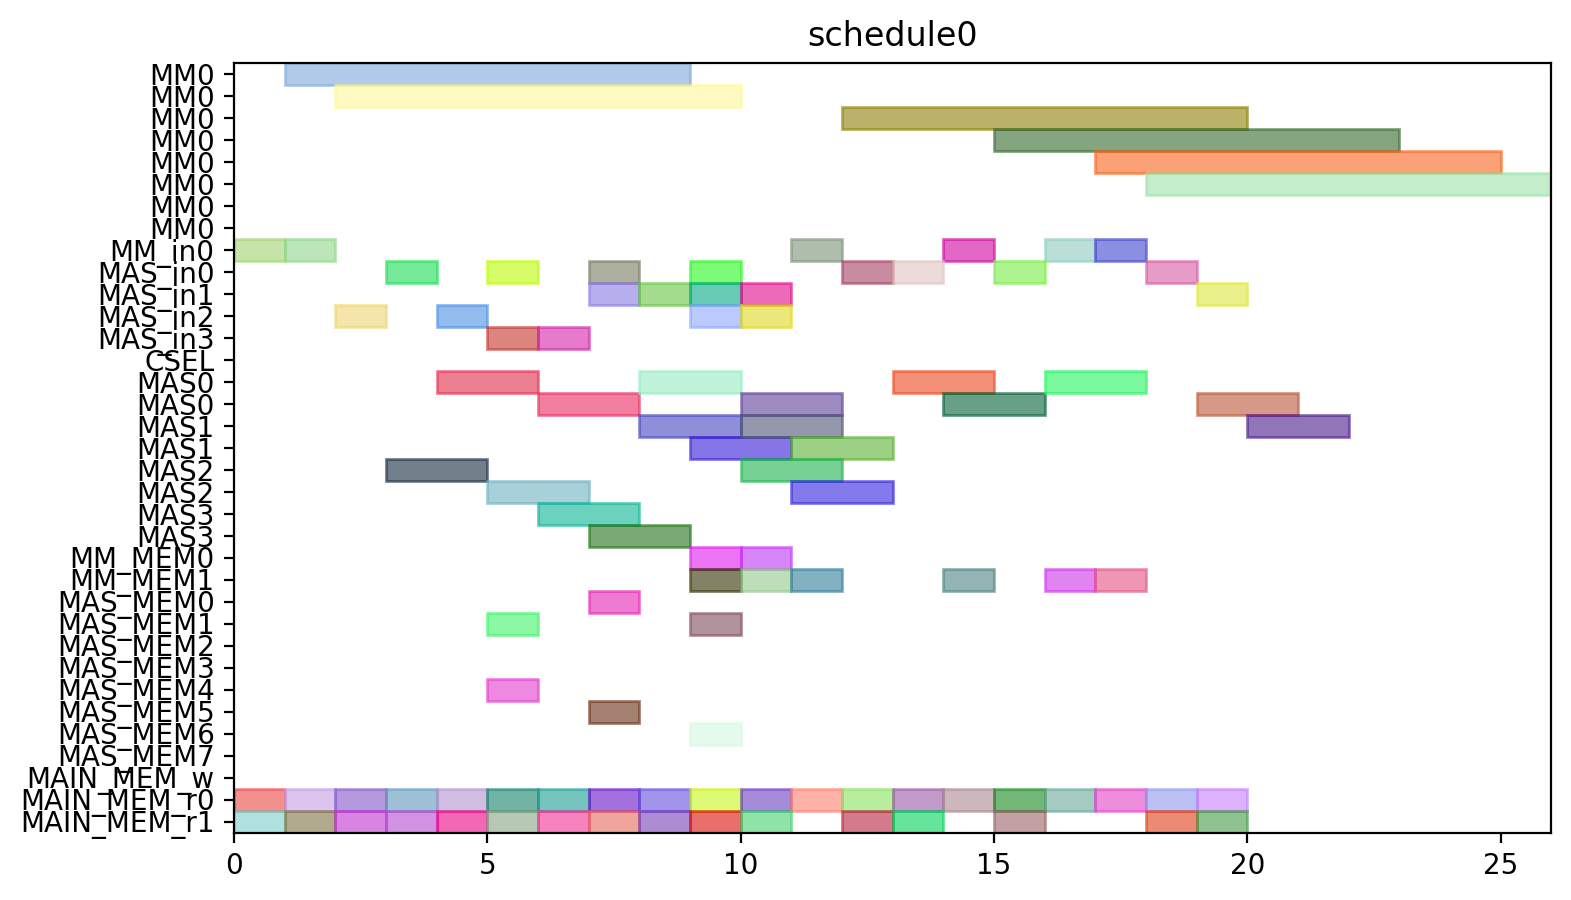

Python code for this plot:
from pyschedule import Scenario, solvers, plotters, alt


def solve():
	horizon = 120
	S = Scenario("schedule0", horizon=horizon)

	# resource
	MM = S.Resources('MM', num=1, size=8)
	MM_in = S.Resources('MM_in', num=1)
	MAS_in = S.Resources('MAS_in', num=4)
	CSEL = S.Resource('CSEL')
	MAS = S.Resources('MAS', num=4, size=2, periods=range(1, horizon))
	MM_MEM = S.Resources('MM_MEM', num=2)
	MAS_MEM = S.Resources('MAS_MEM', num=8)
	MAIN_MEM_w = S.Resource('MAIN_MEM_w', size=1)
	MAIN_MEM_r = S.Resources('MAIN_MEM_r', num=2)

	# result of previous scheduling

	# new tasks
	c_qinv_denom_inv0 = S.Task('c_qinv_denom_inv0', length=8, delay_cost=1)
	c_qinv_denom_inv0 += alt(MM)
	c_qinv_denom_inv0_in = S.Task('c_qinv_denom_inv0_in', length=1, delay_cost=1)
	c_qinv_denom_inv0_in += alt(MM_in)
	S += c_qinv_denom_inv0_in*MM_in[0]<=c_qinv_denom_inv0*MM[0]
	c_qinv_denom_inv0_mem0 = S.Task('c_qinv_denom_inv0_mem0', length=1, delay_cost=1)
	c_qinv_denom_inv0_mem0 += MAIN_MEM_r[0]
	S += c_qinv_denom_inv0_mem0 <= c_qinv_denom_inv0

	c_qinv_denom_inv0_mem1 = S.Task('c_qinv_denom_inv0_mem1', length=1, delay_cost=1)
	c_qinv_denom_inv0_mem1 += MAIN_MEM_r[1]
	S += c_qinv_denom_inv0_mem1 <= c_qinv_denom_inv0

	c_qinv_denom_inv1_ = S.Task('c_qinv_denom_inv1_', length=8, delay_cost=1)
	c_qinv_denom_inv1_ += alt(MM)
	c_qinv_denom_inv1__in = S.Task('c_qinv_denom_inv1__in', length=1, delay_cost=1)
	c_qinv_denom_inv1__in += alt(MM_in)
	S += c_qinv_denom_inv1__in*MM_in[0]<=c_qinv_denom_inv1_*MM[0]
	c_qinv_denom_inv1__mem0 = S.Task('c_qinv_denom_inv1__mem0', length=1, delay_cost=1)
	c_qinv_denom_inv1__mem0 += MAIN_MEM_r[0]
	S += c_qinv_denom_inv1__mem0 <= c_qinv_denom_inv1_

	c_qinv_denom_inv1__mem1 = S.Task('c_qinv_denom_inv1__mem1', length=1, delay_cost=1)
	c_qinv_denom_inv1__mem1 += MAIN_MEM_r[1]
	S += c_qinv_denom_inv1__mem1 <= c_qinv_denom_inv1_

	c_qinv0_t2 = S.Task('c_qinv0_t2', length=2, delay_cost=1)
	c_qinv0_t2 += alt(MAS)
	c_qinv0_t2_in = S.Task('c_qinv0_t2_in', length=1, delay_cost=1)
	c_qinv0_t2_in += alt(MAS_in)
	S += c_qinv0_t2_in*MAS_in[0]<=c_qinv0_t2*MAS[0]

	S += c_qinv0_t2_in*MAS_in[1]<=c_qinv0_t2*MAS[1]

	S += c_qinv0_t2_in*MAS_in[2]<=c_qinv0_t2*MAS[2]

	S += c_qinv0_t2_in*MAS_in[3]<=c_qinv0_t2*MAS[3]

	c_qinv0_t2_mem0 = S.Task('c_qinv0_t2_mem0', length=1, delay_cost=1)
	c_qinv0_t2_mem0 += MAIN_MEM_r[0]
	S += c_qinv0_t2_mem0 <= c_qinv0_t2

	c_qinv0_t2_mem1 = S.Task('c_qinv0_t2_mem1', length=1, delay_cost=1)
	c_qinv0_t2_mem1 += MAIN_MEM_r[1]
	S += c_qinv0_t2_mem1 <= c_qinv0_t2

	c_qinv1__t2 = S.Task('c_qinv1__t2', length=2, delay_cost=1)
	c_qinv1__t2 += alt(MAS)
	c_qinv1__t2_in = S.Task('c_qinv1__t2_in', length=1, delay_cost=1)
	c_qinv1__t2_in += alt(MAS_in)
	S += c_qinv1__t2_in*MAS_in[0]<=c_qinv1__t2*MAS[0]

	S += c_qinv1__t2_in*MAS_in[1]<=c_qinv1__t2*MAS[1]

	S += c_qinv1__t2_in*MAS_in[2]<=c_qinv1__t2*MAS[2]

	S += c_qinv1__t2_in*MAS_in[3]<=c_qinv1__t2*MAS[3]

	c_qinv1__t2_mem0 = S.Task('c_qinv1__t2_mem0', length=1, delay_cost=1)
	c_qinv1__t2_mem0 += MAIN_MEM_r[0]
	S += c_qinv1__t2_mem0 <= c_qinv1__t2

	c_qinv1__t2_mem1 = S.Task('c_qinv1__t2_mem1', length=1, delay_cost=1)
	c_qinv1__t2_mem1 += MAIN_MEM_r[1]
	S += c_qinv1__t2_mem1 <= c_qinv1__t2

	c0_t0_t2 = S.Task('c0_t0_t2', length=2, delay_cost=1)
	c0_t0_t2 += alt(MAS)
	c0_t0_t2_in = S.Task('c0_t0_t2_in', length=1, delay_cost=1)
	c0_t0_t2_in += alt(MAS_in)
	S += c0_t0_t2_in*MAS_in[0]<=c0_t0_t2*MAS[0]

	S += c0_t0_t2_in*MAS_in[1]<=c0_t0_t2*MAS[1]

	S += c0_t0_t2_in*MAS_in[2]<=c0_t0_t2*MAS[2]

	S += c0_t0_t2_in*MAS_in[3]<=c0_t0_t2*MAS[3]

	c0_t0_t2_mem0 = S.Task('c0_t0_t2_mem0', length=1, delay_cost=1)
	c0_t0_t2_mem0 += MAIN_MEM_r[0]
	S += c0_t0_t2_mem0 <= c0_t0_t2

	c0_t0_t2_mem1 = S.Task('c0_t0_t2_mem1', length=1, delay_cost=1)
	c0_t0_t2_mem1 += MAIN_MEM_r[1]
	S += c0_t0_t2_mem1 <= c0_t0_t2

	c0_t1_t2 = S.Task('c0_t1_t2', length=2, delay_cost=1)
	c0_t1_t2 += alt(MAS)
	c0_t1_t2_in = S.Task('c0_t1_t2_in', length=1, delay_cost=1)
	c0_t1_t2_in += alt(MAS_in)
	S += c0_t1_t2_in*MAS_in[0]<=c0_t1_t2*MAS[0]

	S += c0_t1_t2_in*MAS_in[1]<=c0_t1_t2*MAS[1]

	S += c0_t1_t2_in*MAS_in[2]<=c0_t1_t2*MAS[2]

	S += c0_t1_t2_in*MAS_in[3]<=c0_t1_t2*MAS[3]

	c0_t1_t2_mem0 = S.Task('c0_t1_t2_mem0', length=1, delay_cost=1)
	c0_t1_t2_mem0 += MAIN_MEM_r[0]
	S += c0_t1_t2_mem0 <= c0_t1_t2

	c0_t1_t2_mem1 = S.Task('c0_t1_t2_mem1', length=1, delay_cost=1)
	c0_t1_t2_mem1 += MAIN_MEM_r[1]
	S += c0_t1_t2_mem1 <= c0_t1_t2

	c0_t20 = S.Task('c0_t20', length=2, delay_cost=1)
	c0_t20 += alt(MAS)
	c0_t20_in = S.Task('c0_t20_in', length=1, delay_cost=1)
	c0_t20_in += alt(MAS_in)
	S += c0_t20_in*MAS_in[0]<=c0_t20*MAS[0]

	S += c0_t20_in*MAS_in[1]<=c0_t20*MAS[1]

	S += c0_t20_in*MAS_in[2]<=c0_t20*MAS[2]

	S += c0_t20_in*MAS_in[3]<=c0_t20*MAS[3]

	c0_t20_mem0 = S.Task('c0_t20_mem0', length=1, delay_cost=1)
	c0_t20_mem0 += MAIN_MEM_r[0]
	S += c0_t20_mem0 <= c0_t20

	c0_t20_mem1 = S.Task('c0_t20_mem1', length=1, delay_cost=1)
	c0_t20_mem1 += MAIN_MEM_r[1]
	S += c0_t20_mem1 <= c0_t20

	c0_t21 = S.Task('c0_t21', length=2, delay_cost=1)
	c0_t21 += alt(MAS)
	c0_t21_in = S.Task('c0_t21_in', length=1, delay_cost=1)
	c0_t21_in += alt(MAS_in)
	S += c0_t21_in*MAS_in[0]<=c0_t21*MAS[0]

	S += c0_t21_in*MAS_in[1]<=c0_t21*MAS[1]

	S += c0_t21_in*MAS_in[2]<=c0_t21*MAS[2]

	S += c0_t21_in*MAS_in[3]<=c0_t21*MAS[3]

	c0_t21_mem0 = S.Task('c0_t21_mem0', length=1, delay_cost=1)
	c0_t21_mem0 += MAIN_MEM_r[0]
	S += c0_t21_mem0 <= c0_t21

	c0_t21_mem1 = S.Task('c0_t21_mem1', length=1, delay_cost=1)
	c0_t21_mem1 += MAIN_MEM_r[1]
	S += c0_t21_mem1 <= c0_t21

	c1_t0_t2 = S.Task('c1_t0_t2', length=2, delay_cost=1)
	c1_t0_t2 += alt(MAS)
	c1_t0_t2_in = S.Task('c1_t0_t2_in', length=1, delay_cost=1)
	c1_t0_t2_in += alt(MAS_in)
	S += c1_t0_t2_in*MAS_in[0]<=c1_t0_t2*MAS[0]

	S += c1_t0_t2_in*MAS_in[1]<=c1_t0_t2*MAS[1]

	S += c1_t0_t2_in*MAS_in[2]<=c1_t0_t2*MAS[2]

	S += c1_t0_t2_in*MAS_in[3]<=c1_t0_t2*MAS[3]

	c1_t0_t2_mem0 = S.Task('c1_t0_t2_mem0', length=1, delay_cost=1)
	c1_t0_t2_mem0 += MAIN_MEM_r[0]
	S += c1_t0_t2_mem0 <= c1_t0_t2

	c1_t0_t2_mem1 = S.Task('c1_t0_t2_mem1', length=1, delay_cost=1)
	c1_t0_t2_mem1 += MAIN_MEM_r[1]
	S += c1_t0_t2_mem1 <= c1_t0_t2

	c1_t1_t2 = S.Task('c1_t1_t2', length=2, delay_cost=1)
	c1_t1_t2 += alt(MAS)
	c1_t1_t2_in = S.Task('c1_t1_t2_in', length=1, delay_cost=1)
	c1_t1_t2_in += alt(MAS_in)
	S += c1_t1_t2_in*MAS_in[0]<=c1_t1_t2*MAS[0]

	S += c1_t1_t2_in*MAS_in[1]<=c1_t1_t2*MAS[1]

	S += c1_t1_t2_in*MAS_in[2]<=c1_t1_t2*MAS[2]

	S += c1_t1_t2_in*MAS_in[3]<=c1_t1_t2*MAS[3]

	c1_t1_t2_mem0 = S.Task('c1_t1_t2_mem0', length=1, delay_cost=1)
	c1_t1_t2_mem0 += MAIN_MEM_r[0]
	S += c1_t1_t2_mem0 <= c1_t1_t2

	c1_t1_t2_mem1 = S.Task('c1_t1_t2_mem1', length=1, delay_cost=1)
	c1_t1_t2_mem1 += MAIN_MEM_r[1]
	S += c1_t1_t2_mem1 <= c1_t1_t2

	c1_t20 = S.Task('c1_t20', length=2, delay_cost=1)
	c1_t20 += alt(MAS)
	c1_t20_in = S.Task('c1_t20_in', length=1, delay_cost=1)
	c1_t20_in += alt(MAS_in)
	S += c1_t20_in*MAS_in[0]<=c1_t20*MAS[0]

	S += c1_t20_in*MAS_in[1]<=c1_t20*MAS[1]

	S += c1_t20_in*MAS_in[2]<=c1_t20*MAS[2]

	S += c1_t20_in*MAS_in[3]<=c1_t20*MAS[3]

	c1_t20_mem0 = S.Task('c1_t20_mem0', length=1, delay_cost=1)
	c1_t20_mem0 += MAIN_MEM_r[0]
	S += c1_t20_mem0 <= c1_t20

	c1_t20_mem1 = S.Task('c1_t20_mem1', length=1, delay_cost=1)
	c1_t20_mem1 += MAIN_MEM_r[1]
	S += c1_t20_mem1 <= c1_t20

	c1_t21 = S.Task('c1_t21', length=2, delay_cost=1)
	c1_t21 += alt(MAS)
	c1_t21_in = S.Task('c1_t21_in', length=1, delay_cost=1)
	c1_t21_in += alt(MAS_in)
	S += c1_t21_in*MAS_in[0]<=c1_t21*MAS[0]

	S += c1_t21_in*MAS_in[1]<=c1_t21*MAS[1]

	S += c1_t21_in*MAS_in[2]<=c1_t21*MAS[2]

	S += c1_t21_in*MAS_in[3]<=c1_t21*MAS[3]

	c1_t21_mem0 = S.Task('c1_t21_mem0', length=1, delay_cost=1)
	c1_t21_mem0 += MAIN_MEM_r[0]
	S += c1_t21_mem0 <= c1_t21

	c1_t21_mem1 = S.Task('c1_t21_mem1', length=1, delay_cost=1)
	c1_t21_mem1 += MAIN_MEM_r[1]
	S += c1_t21_mem1 <= c1_t21

	c2_t0_t2 = S.Task('c2_t0_t2', length=2, delay_cost=1)
	c2_t0_t2 += alt(MAS)
	c2_t0_t2_in = S.Task('c2_t0_t2_in', length=1, delay_cost=1)
	c2_t0_t2_in += alt(MAS_in)
	S += c2_t0_t2_in*MAS_in[0]<=c2_t0_t2*MAS[0]

	S += c2_t0_t2_in*MAS_in[1]<=c2_t0_t2*MAS[1]

	S += c2_t0_t2_in*MAS_in[2]<=c2_t0_t2*MAS[2]

	S += c2_t0_t2_in*MAS_in[3]<=c2_t0_t2*MAS[3]

	c2_t0_t2_mem0 = S.Task('c2_t0_t2_mem0', length=1, delay_cost=1)
	c2_t0_t2_mem0 += MAIN_MEM_r[0]
	S += c2_t0_t2_mem0 <= c2_t0_t2

	c2_t0_t2_mem1 = S.Task('c2_t0_t2_mem1', length=1, delay_cost=1)
	c2_t0_t2_mem1 += MAIN_MEM_r[1]
	S += c2_t0_t2_mem1 <= c2_t0_t2

	c2_t1_t2 = S.Task('c2_t1_t2', length=2, delay_cost=1)
	c2_t1_t2 += alt(MAS)
	c2_t1_t2_in = S.Task('c2_t1_t2_in', length=1, delay_cost=1)
	c2_t1_t2_in += alt(MAS_in)
	S += c2_t1_t2_in*MAS_in[0]<=c2_t1_t2*MAS[0]

	S += c2_t1_t2_in*MAS_in[1]<=c2_t1_t2*MAS[1]

	S += c2_t1_t2_in*MAS_in[2]<=c2_t1_t2*MAS[2]

	S += c2_t1_t2_in*MAS_in[3]<=c2_t1_t2*MAS[3]

	c2_t1_t2_mem0 = S.Task('c2_t1_t2_mem0', length=1, delay_cost=1)
	c2_t1_t2_mem0 += MAIN_MEM_r[0]
	S += c2_t1_t2_mem0 <= c2_t1_t2

	c2_t1_t2_mem1 = S.Task('c2_t1_t2_mem1', length=1, delay_cost=1)
	c2_t1_t2_mem1 += MAIN_MEM_r[1]
	S += c2_t1_t2_mem1 <= c2_t1_t2

	c2_t20 = S.Task('c2_t20', length=2, delay_cost=1)
	c2_t20 += alt(MAS)
	c2_t20_in = S.Task('c2_t20_in', length=1, delay_cost=1)
	c2_t20_in += alt(MAS_in)
	S += c2_t20_in*MAS_in[0]<=c2_t20*MAS[0]

	S += c2_t20_in*MAS_in[1]<=c2_t20*MAS[1]

	S += c2_t20_in*MAS_in[2]<=c2_t20*MAS[2]

	S += c2_t20_in*MAS_in[3]<=c2_t20*MAS[3]

	c2_t20_mem0 = S.Task('c2_t20_mem0', length=1, delay_cost=1)
	c2_t20_mem0 += MAIN_MEM_r[0]
	S += c2_t20_mem0 <= c2_t20

	c2_t20_mem1 = S.Task('c2_t20_mem1', length=1, delay_cost=1)
	c2_t20_mem1 += MAIN_MEM_r[1]
	S += c2_t20_mem1 <= c2_t20

	c2_t21 = S.Task('c2_t21', length=2, delay_cost=1)
	c2_t21 += alt(MAS)
	c2_t21_in = S.Task('c2_t21_in', length=1, delay_cost=1)
	c2_t21_in += alt(MAS_in)
	S += c2_t21_in*MAS_in[0]<=c2_t21*MAS[0]

	S += c2_t21_in*MAS_in[1]<=c2_t21*MAS[1]

	S += c2_t21_in*MAS_in[2]<=c2_t21*MAS[2]

	S += c2_t21_in*MAS_in[3]<=c2_t21*MAS[3]

	c2_t21_mem0 = S.Task('c2_t21_mem0', length=1, delay_cost=1)
	c2_t21_mem0 += MAIN_MEM_r[0]
	S += c2_t21_mem0 <= c2_t21

	c2_t21_mem1 = S.Task('c2_t21_mem1', length=1, delay_cost=1)
	c2_t21_mem1 += MAIN_MEM_r[1]
	S += c2_t21_mem1 <= c2_t21

	c_qinv0_t0 = S.Task('c_qinv0_t0', length=8, delay_cost=1)
	c_qinv0_t0 += alt(MM)
	c_qinv0_t0_in = S.Task('c_qinv0_t0_in', length=1, delay_cost=1)
	c_qinv0_t0_in += alt(MM_in)
	S += c_qinv0_t0_in*MM_in[0]<=c_qinv0_t0*MM[0]
	c_qinv0_t0_mem0 = S.Task('c_qinv0_t0_mem0', length=1, delay_cost=1)
	c_qinv0_t0_mem0 += MAIN_MEM_r[0]
	S += c_qinv0_t0_mem0 <= c_qinv0_t0

	c_qinv0_t0_mem1 = S.Task('c_qinv0_t0_mem1', length=1, delay_cost=1)
	c_qinv0_t0_mem1 += alt(MM_MEM)
	S += (c_qinv_denom_inv0*MM[0])-1 < c_qinv0_t0_mem1*MM_MEM[1]
	S += c_qinv0_t0_mem1 <= c_qinv0_t0

	c_qinv0_t1 = S.Task('c_qinv0_t1', length=8, delay_cost=1)
	c_qinv0_t1 += alt(MM)
	c_qinv0_t1_in = S.Task('c_qinv0_t1_in', length=1, delay_cost=1)
	c_qinv0_t1_in += alt(MM_in)
	S += c_qinv0_t1_in*MM_in[0]<=c_qinv0_t1*MM[0]
	c_qinv0_t1_mem0 = S.Task('c_qinv0_t1_mem0', length=1, delay_cost=1)
	c_qinv0_t1_mem0 += MAIN_MEM_r[0]
	S += c_qinv0_t1_mem0 <= c_qinv0_t1

	c_qinv0_t1_mem1 = S.Task('c_qinv0_t1_mem1', length=1, delay_cost=1)
	c_qinv0_t1_mem1 += alt(MM_MEM)
	S += (c_qinv_denom_inv1_*MM[0])-1 < c_qinv0_t1_mem1*MM_MEM[1]
	S += c_qinv0_t1_mem1 <= c_qinv0_t1

	c_qinv0_t3 = S.Task('c_qinv0_t3', length=2, delay_cost=1)
	c_qinv0_t3 += alt(MAS)
	c_qinv0_t3_in = S.Task('c_qinv0_t3_in', length=1, delay_cost=1)
	c_qinv0_t3_in += alt(MAS_in)
	S += c_qinv0_t3_in*MAS_in[0]<=c_qinv0_t3*MAS[0]

	S += c_qinv0_t3_in*MAS_in[1]<=c_qinv0_t3*MAS[1]

	S += c_qinv0_t3_in*MAS_in[2]<=c_qinv0_t3*MAS[2]

	S += c_qinv0_t3_in*MAS_in[3]<=c_qinv0_t3*MAS[3]

	c_qinv0_t3_mem0 = S.Task('c_qinv0_t3_mem0', length=1, delay_cost=1)
	c_qinv0_t3_mem0 += alt(MM_MEM)
	S += (c_qinv_denom_inv0*MM[0])-1 < c_qinv0_t3_mem0*MM_MEM[0]
	S += c_qinv0_t3_mem0 <= c_qinv0_t3

	c_qinv0_t3_mem1 = S.Task('c_qinv0_t3_mem1', length=1, delay_cost=1)
	c_qinv0_t3_mem1 += alt(MM_MEM)
	S += (c_qinv_denom_inv1_*MM[0])-1 < c_qinv0_t3_mem1*MM_MEM[1]
	S += c_qinv0_t3_mem1 <= c_qinv0_t3

	c_qinv1__t0 = S.Task('c_qinv1__t0', length=8, delay_cost=1)
	c_qinv1__t0 += alt(MM)
	c_qinv1__t0_in = S.Task('c_qinv1__t0_in', length=1, delay_cost=1)
	c_qinv1__t0_in += alt(MM_in)
	S += c_qinv1__t0_in*MM_in[0]<=c_qinv1__t0*MM[0]
	c_qinv1__t0_mem0 = S.Task('c_qinv1__t0_mem0', length=1, delay_cost=1)
	c_qinv1__t0_mem0 += MAIN_MEM_r[0]
	S += c_qinv1__t0_mem0 <= c_qinv1__t0

	c_qinv1__t0_mem1 = S.Task('c_qinv1__t0_mem1', length=1, delay_cost=1)
	c_qinv1__t0_mem1 += alt(MM_MEM)
	S += (c_qinv_denom_inv0*MM[0])-1 < c_qinv1__t0_mem1*MM_MEM[1]
	S += c_qinv1__t0_mem1 <= c_qinv1__t0

	c_qinv1__t1 = S.Task('c_qinv1__t1', length=8, delay_cost=1)
	c_qinv1__t1 += alt(MM)
	c_qinv1__t1_in = S.Task('c_qinv1__t1_in', length=1, delay_cost=1)
	c_qinv1__t1_in += alt(MM_in)
	S += c_qinv1__t1_in*MM_in[0]<=c_qinv1__t1*MM[0]
	c_qinv1__t1_mem0 = S.Task('c_qinv1__t1_mem0', length=1, delay_cost=1)
	c_qinv1__t1_mem0 += MAIN_MEM_r[0]
	S += c_qinv1__t1_mem0 <= c_qinv1__t1

	c_qinv1__t1_mem1 = S.Task('c_qinv1__t1_mem1', length=1, delay_cost=1)
	c_qinv1__t1_mem1 += alt(MM_MEM)
	S += (c_qinv_denom_inv1_*MM[0])-1 < c_qinv1__t1_mem1*MM_MEM[1]
	S += c_qinv1__t1_mem1 <= c_qinv1__t1

	c_qinv1__t3 = S.Task('c_qinv1__t3', length=2, delay_cost=1)
	c_qinv1__t3 += alt(MAS)
	c_qinv1__t3_in = S.Task('c_qinv1__t3_in', length=1, delay_cost=1)
	c_qinv1__t3_in += alt(MAS_in)
	S += c_qinv1__t3_in*MAS_in[0]<=c_qinv1__t3*MAS[0]

	S += c_qinv1__t3_in*MAS_in[1]<=c_qinv1__t3*MAS[1]

	S += c_qinv1__t3_in*MAS_in[2]<=c_qinv1__t3*MAS[2]

	S += c_qinv1__t3_in*MAS_in[3]<=c_qinv1__t3*MAS[3]

	c_qinv1__t3_mem0 = S.Task('c_qinv1__t3_mem0', length=1, delay_cost=1)
	c_qinv1__t3_mem0 += alt(MM_MEM)
	S += (c_qinv_denom_inv0*MM[0])-1 < c_qinv1__t3_mem0*MM_MEM[0]
	S += c_qinv1__t3_mem0 <= c_qinv1__t3

	c_qinv1__t3_mem1 = S.Task('c_qinv1__t3_mem1', length=1, delay_cost=1)
	c_qinv1__t3_mem1 += alt(MM_MEM)
	S += (c_qinv_denom_inv1_*MM[0])-1 < c_qinv1__t3_mem1*MM_MEM[1]
	S += c_qinv1__t3_mem1 <= c_qinv1__t3

	c0_t4_t2 = S.Task('c0_t4_t2', length=2, delay_cost=1)
	c0_t4_t2 += alt(MAS)
	c0_t4_t2_in = S.Task('c0_t4_t2_in', length=1, delay_cost=1)
	c0_t4_t2_in += alt(MAS_in)
	S += c0_t4_t2_in*MAS_in[0]<=c0_t4_t2*MAS[0]

	S += c0_t4_t2_in*MAS_in[1]<=c0_t4_t2*MAS[1]

	S += c0_t4_t2_in*MAS_in[2]<=c0_t4_t2*MAS[2]

	S += c0_t4_t2_in*MAS_in[3]<=c0_t4_t2*MAS[3]

	c0_t4_t2_mem0 = S.Task('c0_t4_t2_mem0', length=1, delay_cost=1)
	c0_t4_t2_mem0 += alt(MAS_MEM)
	S += (c0_t20*MAS[0])-1 < c0_t4_t2_mem0*MAS_MEM[0]
	S += (c0_t20*MAS[1])-1 < c0_t4_t2_mem0*MAS_MEM[2]
	S += (c0_t20*MAS[2])-1 < c0_t4_t2_mem0*MAS_MEM[4]
	S += (c0_t20*MAS[3])-1 < c0_t4_t2_mem0*MAS_MEM[6]
	S += c0_t4_t2_mem0 <= c0_t4_t2

	c0_t4_t2_mem1 = S.Task('c0_t4_t2_mem1', length=1, delay_cost=1)
	c0_t4_t2_mem1 += alt(MAS_MEM)
	S += (c0_t21*MAS[0])-1 < c0_t4_t2_mem1*MAS_MEM[1]
	S += (c0_t21*MAS[1])-1 < c0_t4_t2_mem1*MAS_MEM[3]
	S += (c0_t21*MAS[2])-1 < c0_t4_t2_mem1*MAS_MEM[5]
	S += (c0_t21*MAS[3])-1 < c0_t4_t2_mem1*MAS_MEM[7]
	S += c0_t4_t2_mem1 <= c0_t4_t2

	c1_t4_t2 = S.Task('c1_t4_t2', length=2, delay_cost=1)
	c1_t4_t2 += alt(MAS)
	c1_t4_t2_in = S.Task('c1_t4_t2_in', length=1, delay_cost=1)
	c1_t4_t2_in += alt(MAS_in)
	S += c1_t4_t2_in*MAS_in[0]<=c1_t4_t2*MAS[0]

	S += c1_t4_t2_in*MAS_in[1]<=c1_t4_t2*MAS[1]

	S += c1_t4_t2_in*MAS_in[2]<=c1_t4_t2*MAS[2]

	S += c1_t4_t2_in*MAS_in[3]<=c1_t4_t2*MAS[3]

	c1_t4_t2_mem0 = S.Task('c1_t4_t2_mem0', length=1, delay_cost=1)
	c1_t4_t2_mem0 += alt(MAS_MEM)
	S += (c1_t20*MAS[0])-1 < c1_t4_t2_mem0*MAS_MEM[0]
	S += (c1_t20*MAS[1])-1 < c1_t4_t2_mem0*MAS_MEM[2]
	S += (c1_t20*MAS[2])-1 < c1_t4_t2_mem0*MAS_MEM[4]
	S += (c1_t20*MAS[3])-1 < c1_t4_t2_mem0*MAS_MEM[6]
	S += c1_t4_t2_mem0 <= c1_t4_t2

	c1_t4_t2_mem1 = S.Task('c1_t4_t2_mem1', length=1, delay_cost=1)
	c1_t4_t2_mem1 += alt(MAS_MEM)
	S += (c1_t21*MAS[0])-1 < c1_t4_t2_mem1*MAS_MEM[1]
	S += (c1_t21*MAS[1])-1 < c1_t4_t2_mem1*MAS_MEM[3]
	S += (c1_t21*MAS[2])-1 < c1_t4_t2_mem1*MAS_MEM[5]
	S += (c1_t21*MAS[3])-1 < c1_t4_t2_mem1*MAS_MEM[7]
	S += c1_t4_t2_mem1 <= c1_t4_t2

	c2_t4_t2 = S.Task('c2_t4_t2', length=2, delay_cost=1)
	c2_t4_t2 += alt(MAS)
	c2_t4_t2_in = S.Task('c2_t4_t2_in', length=1, delay_cost=1)
	c2_t4_t2_in += alt(MAS_in)
	S += c2_t4_t2_in*MAS_in[0]<=c2_t4_t2*MAS[0]

	S += c2_t4_t2_in*MAS_in[1]<=c2_t4_t2*MAS[1]

	S += c2_t4_t2_in*MAS_in[2]<=c2_t4_t2*MAS[2]

	S += c2_t4_t2_in*MAS_in[3]<=c2_t4_t2*MAS[3]

	c2_t4_t2_mem0 = S.Task('c2_t4_t2_mem0', length=1, delay_cost=1)
	c2_t4_t2_mem0 += alt(MAS_MEM)
	S += (c2_t20*MAS[0])-1 < c2_t4_t2_mem0*MAS_MEM[0]
	S += (c2_t20*MAS[1])-1 < c2_t4_t2_mem0*MAS_MEM[2]
	S += (c2_t20*MAS[2])-1 < c2_t4_t2_mem0*MAS_MEM[4]
	S += (c2_t20*MAS[3])-1 < c2_t4_t2_mem0*MAS_MEM[6]
	S += c2_t4_t2_mem0 <= c2_t4_t2

	c2_t4_t2_mem1 = S.Task('c2_t4_t2_mem1', length=1, delay_cost=1)
	c2_t4_t2_mem1 += alt(MAS_MEM)
	S += (c2_t21*MAS[0])-1 < c2_t4_t2_mem1*MAS_MEM[1]
	S += (c2_t21*MAS[1])-1 < c2_t4_t2_mem1*MAS_MEM[3]
	S += (c2_t21*MAS[2])-1 < c2_t4_t2_mem1*MAS_MEM[5]
	S += (c2_t21*MAS[3])-1 < c2_t4_t2_mem1*MAS_MEM[7]
	S += c2_t4_t2_mem1 <= c2_t4_t2

	solvers.mip.solve(S,msg=1,kind='CPLEX',ratio_gap=1.01)

	solution = [['hoge']*len(S.solution()[1]) for i in range(len(S.solution()))]
	for i in range(len(S.solution())):
		for j in range(len(S.solution()[i])):
			solution[i][j]=str(S.solution()[i][j])
	print(solution)

	cycles = int(solution[-1][3])

	pic_file_name = "/mnt/rose/usr1/fukuda/ABE/multiRAM_multiMAS_16mux/scheduling_result/stage8MM1_stage2MAS4/FP12_INV_AFTER_FPINV/schedule0.png"
	if(S.solution() != []):
		plotters.matplotlib.plot(S,img_filename=pic_file_name, show_task_labels=False, fig_size=(cycles*0.25+3, 5))

	return solution
